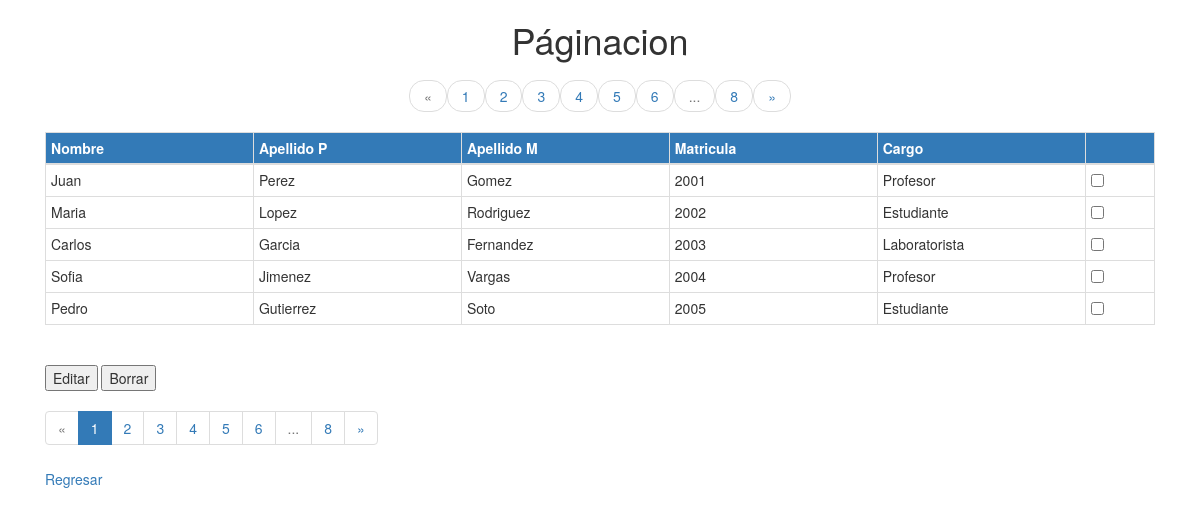
The page /pag/paginacion.php (signed in) on the database its author committed.
### tables this page shows
CREATE TABLE usuario (
    Usuario_id INT NOT NULL AUTO_INCREMENT,
    Tipo_Cargo CHAR(50) NOT NULL ,
    Matricula CHAR(50) UNIQUE NOT NULL,
    Nombre CHAR(120) NOT NULL,
    ApellidoP CHAR(120) NOT NULL,
    ApellidoM CHAR(120) NOT NULL,
    Contrasenia CHAR(120) NOT NULL,
    PRIMARY KEY (Usuario_id)
);

### pag/paginacion.php (the view, shortened to what this page needs)
<?php
    require_once 'paginar.php';
    $conexion = new mysqli('localhost', 'root', '', 'InventarioLab');
    $conexion->query("SET NAMES 'utf8'");
    $pagina = (isset($_GET['page'])) ? $_GET['page'] : 1;
    $enlaces = (isset($_GET['enlaces'])) ? $_GET['enlaces'] : 5;
    $consulta = "SELECT * FROM usuario";
    $paginar = new Paginar($conexion, $consulta);
    $resultados = $paginar->getDatos($pagina);
?>
<!DOCTYPE html>
<html lang="es">
    <head>
        <link rel="stylesheet" href="https://maxcdn.bootstrapcdn.com/bootstrap/3.3.6/css/bootstrap.min.css"
>
    </head>
    <body>
    <div class="container">
            <div class="col-md-12 ">
                <h1 style="text-align:center">Páginacion</h1>
                <ul class="pager">
                    <?php echo $paginar->crearLinks($enlaces); ?>
                </ul>
                <form method="post" action="procesar.php">
                    <table class="table table-hover table-condensed table-bordered ">
                        <thead>
                            <tr style="background:#337ab7; color:white;">
                                <th width="15%">Nombre</th>
                                <th width="15%">Apellido P</th>
                                <th width="15%">Apellido M</th>
                                <th width="15%">Matricula</th>
                                <th width="15%">Cargo</th>
                                <th width="5%"></th>
                            </tr>
                        </thead>
                        <tbody>
                            <?php for ($i = 0; $i < count($resultados->datos); $i++): ?>
                                <tr>
                                    <td><?php echo $resultados->datos[$i]['Nombre']; ?></td>
                                    <td><?php echo $resultados->datos[$i]['ApellidoP']; ?></td>
                                    <td><?php echo $resultados->datos[$i]['ApellidoM']; ?></td>
                                    <td><?php echo $resultados->datos[$i]['Matricula']; ?></td>
                                    <td><?php echo $resultados->datos[$i]['Tipo_Cargo']; ?></td>
                                    <?php  $id=$resultados->datos[$i]['Usuario_id']; ?>
                                    <td><?php echo "<input type='checkbox' name='opciones[]' id='$id' value='$id'>"?></td>
                                </tr>
                            <?php endfor; ?>
                        </tbody>
                    </table>
                    <br>
                    <button type="submit" name="editar" value="editar">Editar</button>
                    <button type="submit" name="borrar" value="borrar">Borrar</button><br>
                </form>
                <ul class="pagination">
                    <?php echo $paginar->crearLinks($enlaces); ?>
                </ul>
                <br>
                <a href=../flujo_ventanas.php>Regresar</a>
            </div>
        </div>
    </body>
</html>

### rows shown on the page
usuario: Nombre "Juan", ApellidoP "Perez", ApellidoM "Gomez", Matricula "2001", Tipo_Cargo "Profesor"
usuario: Nombre "Maria", ApellidoP "Lopez", ApellidoM "Rodriguez", Matricula "2002", Tipo_Cargo "Estudiante"
usuario: Nombre "Carlos", ApellidoP "Garcia", ApellidoM "Fernandez", Matricula "2003", Tipo_Cargo "Laboratorista"
usuario: Nombre "Sofia", ApellidoP "Jimenez", ApellidoM "Vargas", Matricula "2004", Tipo_Cargo "Profesor"
usuario: Nombre "Pedro", ApellidoP "Gutierrez", ApellidoM "Soto", Matricula "2005", Tipo_Cargo "Estudiante"

### other values the page prints
$ultimo "8 8"
